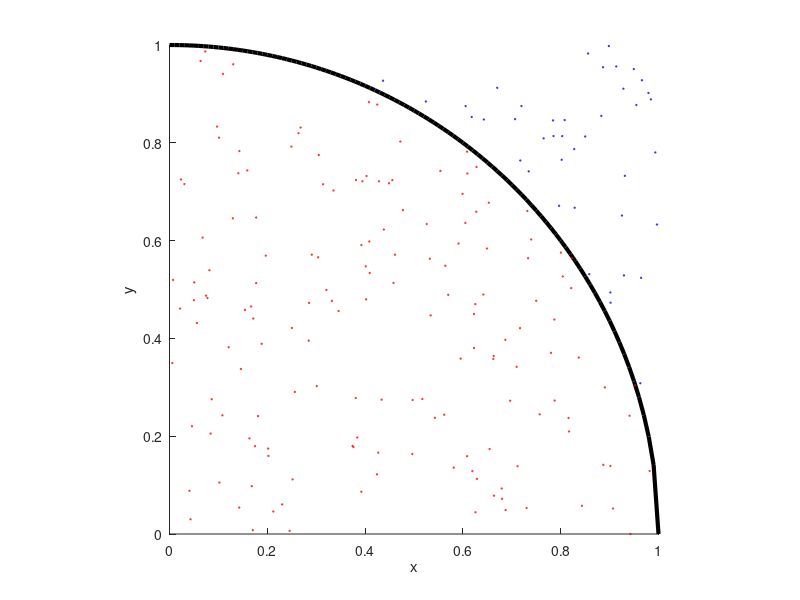

MATLAB code to generate this figure:
clear
r = 1;
N = 200;
x = rand(N,1);
y = rand(N,1);
in = x.^2+y.^2<r^2;
s = sum(in);
fprintf('Pi is approximately: %f\n',s/N*4);

figure
xp = 0:0.01:1;
yp = sqrt(1-xp.^2);
line(xp,yp,'Color','k','LineWidth',3)
xlabel('x')
ylabel('y')
axis square
line(x(in),y(in),'LineStyle','none','Marker','o','MarkerSize',1,'Color','r')
line(x(~in),y(~in),'LineStyle','none','Marker','o','MarkerSize',1,'Color','b')